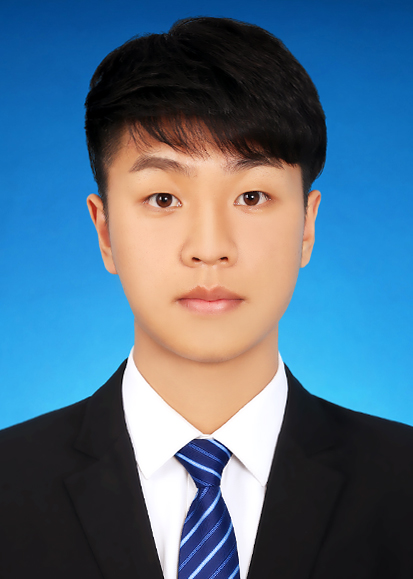
#> input picture Opencv学习/2、整体的系统学习/xiaochaosui.jpg, 413 x 579 px, given in place of the camera
$ python '11、虚拟绘画.py'
#> lines starting #> are read from the running program, lines starting #| are printed output that depends on the picture; after the words box and inside, x2 and y2 are one past the last pixel; in counts of white or black regions, pixels touching at a corner belong together
# author: "xiaochaosui"
# time: '2021/1/21 10:13'
# mail: '939103485@qq.com'
import cv2
import numpy as np
mypoints = []
points = []
def drawCanvas(points,imgContours):
    for p in points:
        cv2.circle(imgContours, (p[0],p[1]), 10, (255, 0, 0), cv2.FILLED)

def openCamera():
    cap = cv2.VideoCapture(0)
    if cap.isOpened():
        open,frame = cap.read()
#> frame is the input picture: shape (579, 413, 3); mean B, G, R 132.5, 109.4, 80.5
    else:
        open = False
    while open:
        ret, frame = cap.read()
        if frame is None:
            break
        if ret == True:
            #cv2.imshow('img', frame)
            img = frame
            imgHSV = cv2.cvtColor(img,cv2.COLOR_BGR2HSV)
#> imgHSV: shape (579, 413, 3); mean H, S, V 83.1, 123.5, 150.8
            lowerb = np.array([107, 93, 21])
            upperb = np.array([141, 246, 255])
            imgContours = img.copy()
            mask = cv2.inRange(imgHSV,lowerb,upperb)
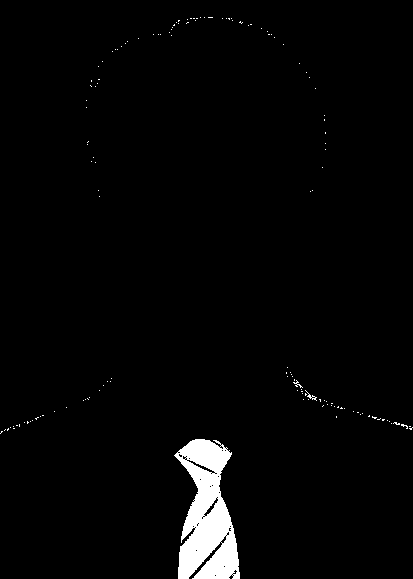
#> mask: shape (579, 413); 2.6% white; 139 white regions (136 under 20 px)
            x,y = getContours(mask,imgContours)
            #cv2.imshow('mask', mask)

            if x!=0 and y!= 0:
                points.append([x,y])
            drawCanvas(points,imgContours)
            cv2.imshow('res',imgContours)
            if cv2.waitKey(5) & 0xFF == 27:
                break

def getContours(img,imgContours):
    # 从图片中找出所有的轮廓
    contours,hierarchy = cv2.findContours(img,cv2.RETR_EXTERNAL,cv2.CHAIN_APPROX_NONE)
#> contours = 139 contours, 138 with area under 20; largest, box (x1, y1, x2, y2) and area: (174, 439, 240, 579) 5745

    x,y,w,h = 0,0,0,0
    for cnt in contours:
        # 计算面积
        area = cv2.contourArea(cnt)
        if area > 500:
            # 描出轮廓
            cv2.drawContours(imgContours, cnt, -1, (255, 0, 0), 2)
            # 这里用True 是为了表示这个 cnt 是封闭的 即闭环
            # 求周长
            peri = cv2.arcLength(cnt,True)

            # 求顶点 第二个参数是分辨率 返回的是顶点的坐标
            approx = cv2.approxPolyDP(cnt,0.02*peri,True)
            objCnt = len(approx)
            x,y,w,h = cv2.boundingRect(approx)
#> this loop made 139 passes
#> (area, peri, objCnt, x, y, w, h) on pass 1: (5745, 602.8, 9, 174, 439, 66, 140)
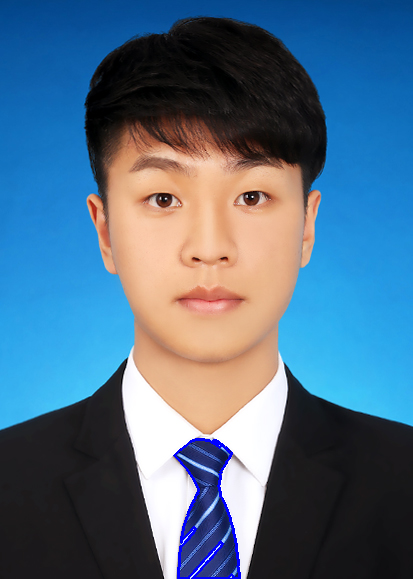
#> imgContours: shape (579, 413, 3); 0.59% of pixels changed, all inside (x1, y1, x2, y2) = (173, 438, 241, 579)
    return x+w//2,y

if __name__ == '__main__':
    openCamera()
#> in openCamera, `x,y = getContours(mask,imgContours)`: x = 207; y = 439
#> the loop in drawCanvas, `for p in points:` made 1 pass
#> p on pass 1: [207, 439]
#> after the loop in drawCanvas, `for p in points:`:
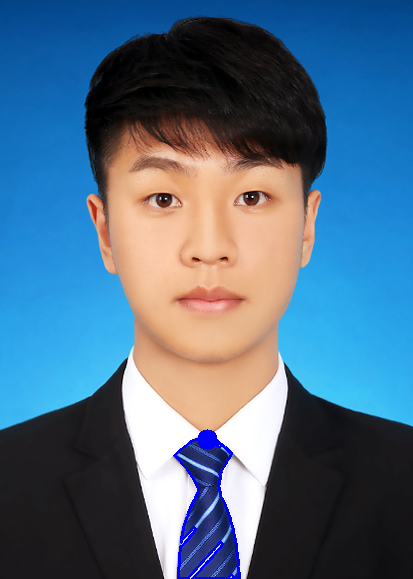
#> imgContours: shape (579, 413, 3); 0.1% of pixels changed, all inside (x1, y1, x2, y2) = (198, 429, 218, 450)
#> (key Esc is pressed here)
